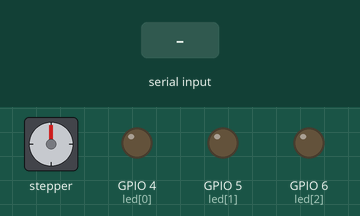
Simulated run of this program. Board: Raspberry Pi (BCM pin numbers). Parts: stepper motor, output pins drawn as LEDs (lit = HIGH). The inputs (shaded band) are chosen by the test bench. The stepper is drawn at 2048 steps a turn; pins used as bus, display or sensor lines are not drawn; what the program prints to the terminal is not drawn.

Above: at 1.2 s.
1.3 s: "w" typed at the terminal, then Enter
At 1.97 s:
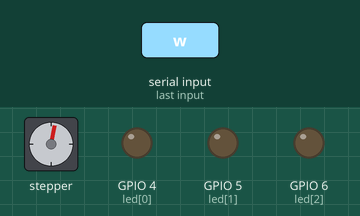
At 2.65 s:
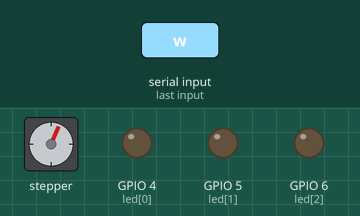
4.3 s: "e" typed at the terminal, then Enter
At 6.53 s:
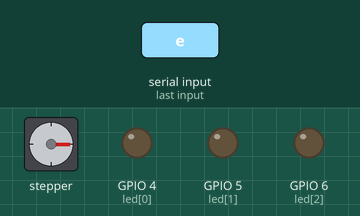
16.3 s: "w" typed at the terminal, then Enter
Timing chart, 0 to 23.5 s (numbered marks = the images above; inputs shaded):
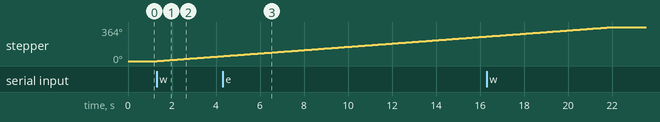

Measured:
- after the input at 1.3 s, stepper: keeps turning clockwise at about 18°/s, starting at once

The program:

challenge311.py
```python
import RPi.GPIO as GPIO
import time

STEP_MOTOR = [16, 17, 18, 19]
led = [4, 5, 6, 18]
SW1 = 22

GPIO.setmode(GPIO.BCM)
GPIO.setwarnings(False)

for pin in STEP_MOTOR:
    GPIO.setup(pin, GPIO.OUT)
    GPIO.output(pin, False)

for pin in led:
    GPIO.setup(pin, GPIO.OUT)
    GPIO.output(pin, False)

GPIO.setup(SW1, GPIO.IN, pull_up_down=GPIO.PUD_UP)

StepCounter = 0
StepCount = 4
ledCount = 0

Seq = [[1, 0, 0, 0],
       [0, 1, 0, 0],
       [0, 0, 1, 0],
       [0, 0, 0, 1]]

def rotate_motor(angle): # 정방향 회전
    global StepCounter
    steps = int(5.75 * angle) # 오차 발생함(5.75는 장치의 정확한 회전각도가 아님)
    for i in range(steps):
        for pin in range(4):
            xpin = STEP_MOTOR[pin]
            if Seq[StepCounter][pin] != 0:
                GPIO.output(xpin, True)
            else:
                GPIO.output(xpin, False)
        StepCounter += 1
        if StepCounter == StepCount:
            StepCounter = 0
        if StepCounter < 0:
            StepCounter = StepCount
        time.sleep(0.01)

def AllOff():
    for pin in led:
        GPIO.output(pin,False)

def LED_switch():
    global ledCount
    print("Pushed")
    GPIO.output(led[ledCount], True)
    time.sleep(0.5)
    ledCount += 1
    if ledCount == 4:
        AllOff()
        ledCount = 0

try:
    while True:
        key = input("키보드 입력. q = 0도, w = 90도, e = 180도, b = LED_Switch_Mode, x = exit : ")
        if key == 'q':
            rotate_motor(0)  # 0도로 회전. 0도이기 때문에 움직임이 없음
        elif key == 'w':
            rotate_motor(90)  # 90도로 회전
        elif key == 'e':
            rotate_motor(180)  # 180도로 회전
        elif key == 'x':
            break
        elif key == 'b':
            while True:
                buttoninput = GPIO.input(SW1)
                if buttoninput == GPIO.LOW:
                    LED_switch()
except KeyboardInterrupt:
    GPIO.cleanup()
```
